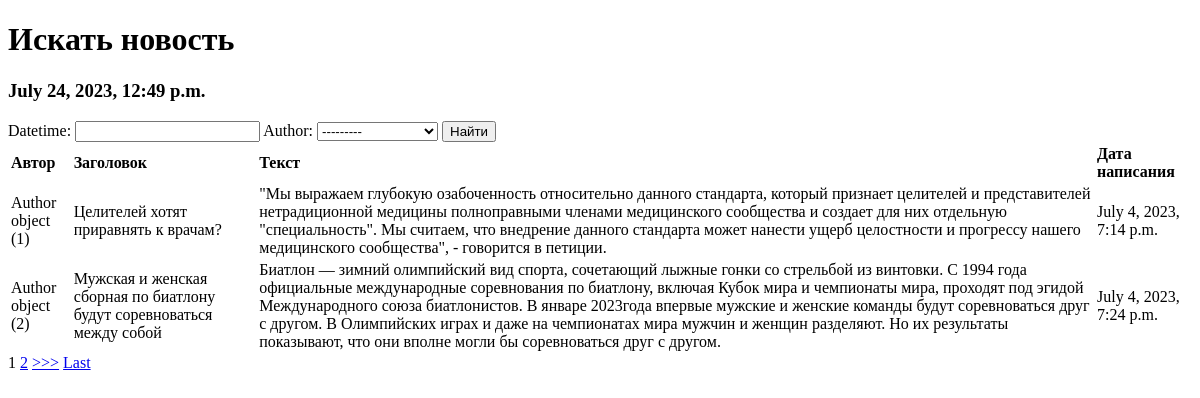
Before: /news/search with the older database file.
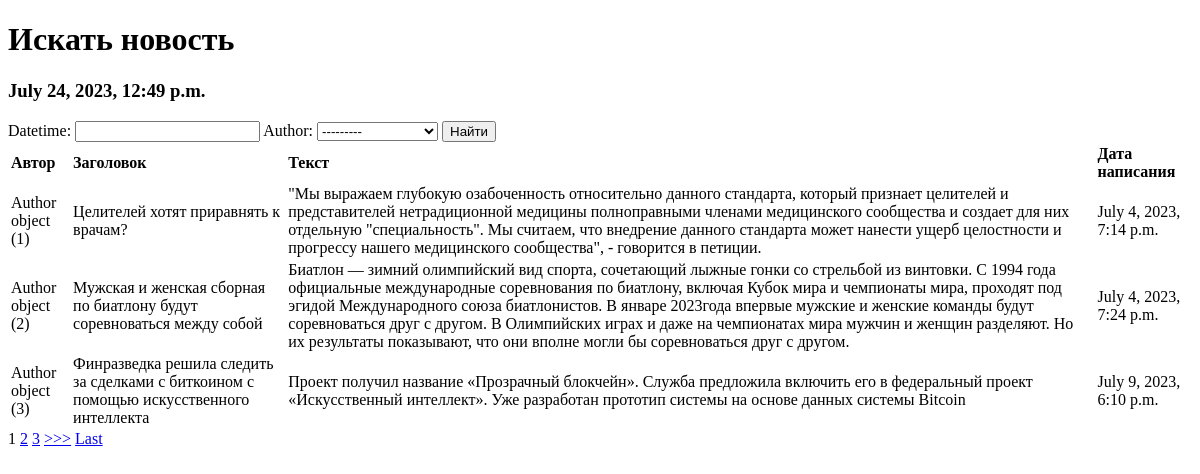
After: the same page with the newer database file.
### newspaper/models.py (models this page shows, shortened)
class Post(models.Model):
    author = models.ForeignKey(Author, on_delete=models.CASCADE)
    postType = models.CharField(max_length=1, choices=choices, default='article')
    datetime = models.DateTimeField(auto_now_add=True)
    category = models.ManyToManyField(Category, through='PostCategory')
    header = models.TextField(max_length=100)
    text = models.TextField()
    postRating = models.IntegerField(default=0)

class Author(models.Model):
    authorUser = models.OneToOneField(User, on_delete=models.CASCADE)
    userRating = models.IntegerField(default=0)

### newspaper/views.py (the view)
# urls.py: path('news/search', PostSearchList.as_view(), name='news_search'),
class PostSearchList(ListView):
    model = Post
    template_name = 'news_search.html'
    context_object_name = 'news'
    queryset = Post.objects.order_by('datetime')
    paginate_by = 1
    def get_context_data(self, **kwargs):
        context = super().get_context_data(**kwargs)
        context['time_now'] = datetime.utcnow()
        context['filter'] = PostFilter(self.request.GET, queryset=self.get_queryset())
        return context

### templates/news_search.html (shortened to what this page needs)
{% extends 'default.html' %}
{% block content %}
    <h1>Искать новость</h1>
    <h3>{{ time_now }}</h3>
    <form method="GET">
    {{ filter.form }}
    <input type="submit" value="Найти">
    </form>
    <table>
            <tr>
                <td>
                <b>Автор</b>
                </td>
                <td>
                <b>Заголовок</b>
                </td>
                <td>
                    <b>Текст</b>
                </td>
                <td>
                    <b>Дата написания</b>
                </td>
            </tr>
            {% for post in filter.qs %}
            <tr>
                <td>
                    {{ post.author }}
                </td>
               <td>
                    {{ post.header }}
                </td>
                <td>
                    {{ post.text }}
                </td>
                <td>
                    {{ post.datetime }}
                </td>
            </tr>
            {% endfor %}
    </table>
    {% if is_paginated %}
        {% for num in page_obj.paginator.page_range %}
            {% if page_obj.number == num %}
                <a>{{ num }}</a>
            {% elif num > page_obj.number|add:'-3' and num < page_obj.number|add:'3' %}
                <a href="?page={{ num }}">{{ num }}</a>
            {% endif %}
        {% endfor %}
        {% if page_obj.has_next %}
            <a href="?page={{ page_obj.next_page_number }}">>>></a>
            <a href="?page={{ page_obj.paginator.num_pages }}">Last</a>
    {% endif %}
{% endif %}
{% endblock content %}

### templates/default.html (shortened to what this page needs)
<!DOCTYPE html>
<html>
    <head>
    </head>
    <body>
       {% block content %}
       {% endblock content %}
    </body>
</html>

Changed rows visible on the page:
added Post: author "Author object (3)", header "Финразведка решила следить за сделками с биткоином с помощью искусственного интеллекта", text "Проект получил название «Прозрачный блокчейн». Служба предложила включить его в федеральный проект «Искусственный интеллект». Уже разработан прототип системы на основе данных системы Bitcoin", datetime "July 9, 2023, 6:10 p.m."
Other visible differences:
new list line: "3"
